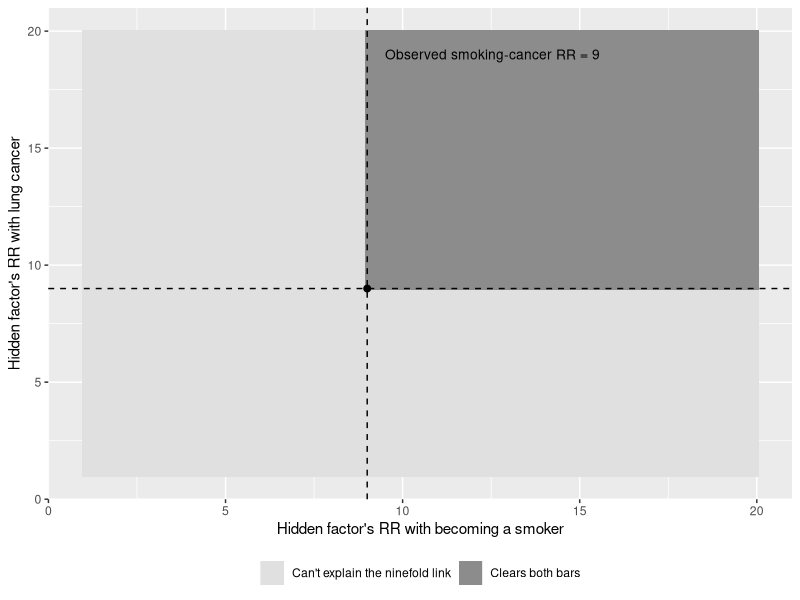

Recreate this plot in R.
## ---- chunk 1
knitr::opts_chunk$set(echo = FALSE, warning = FALSE, message = FALSE)
## ---- chunk 2
library(ggplot2)
## ---- chunk 3
RR_grid <- expand.grid(RR_smoke = seq(1, 20, 0.1), RR_cancer = seq(1, 20, 0.1))
RR_grid$Verdict <- ifelse(RR_grid$RR_smoke >= 9 & RR_grid$RR_cancer >= 9,
                           "Clears both bars", "Can't explain the ninefold link")

ggplot(RR_grid, aes(RR_smoke, RR_cancer, fill = Verdict)) +
  geom_tile() +
  geom_vline(xintercept = 9, linetype = "dashed") +
  geom_hline(yintercept = 9, linetype = "dashed") +
  annotate("point", x = 9, y = 9, size = 2) +
  annotate("text", x = 9.5, y = 19, label = "Observed smoking-cancer RR = 9",
           hjust = 0, size = 3.5) +
  scale_fill_manual(values = c("Clears both bars" = "grey55",
                                "Can't explain the ninefold link" = "grey88")) +
  labs(x = "Hidden factor's RR with becoming a smoker",
       y = "Hidden factor's RR with lung cancer",
       fill = NULL) +
  theme(legend.position = "bottom")
